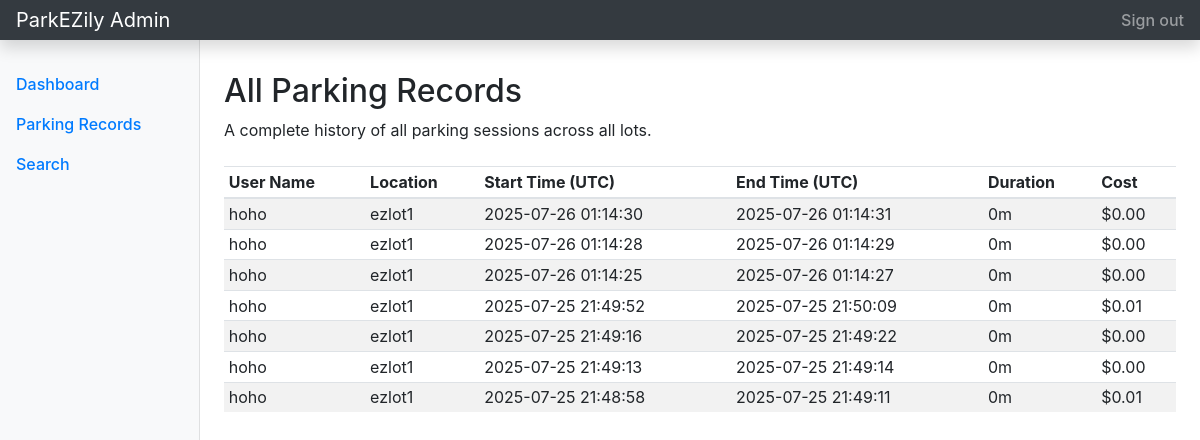
Before: /admin/records (signed in) with the older database file.
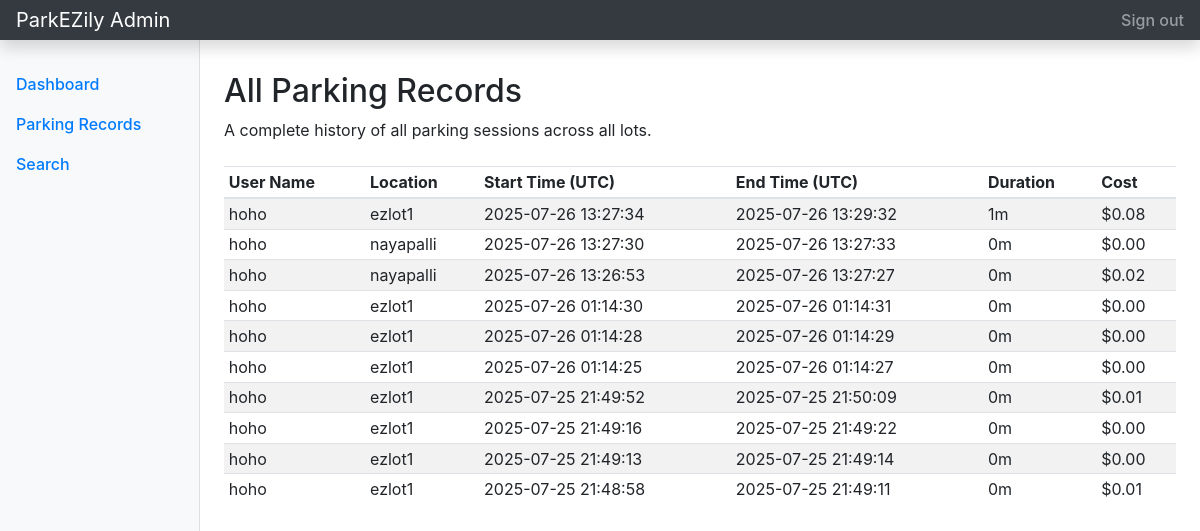
After: the same page with the newer database file.
### tables this page shows
CREATE TABLE reservation (
        id INTEGER PRIMARY KEY AUTOINCREMENT,
        user_id INTEGER NOT NULL,
        spot_id INTEGER NOT NULL,
        start_time DATETIME NOT NULL,
        end_time DATETIME,
        total_cost REAL,
        FOREIGN KEY (user_id) REFERENCES users(id),
        FOREIGN KEY (spot_id) REFERENCES parking_spot(id)
    );

CREATE TABLE users (
        id INTEGER PRIMARY KEY AUTOINCREMENT,
        name TEXT NOT NULL,
        email TEXT UNIQUE NOT NULL,
        password TEXT NOT NULL,
        role TEXT NOT NULL CHECK(role IN ('admin', 'user'))
    );

CREATE TABLE parking_lot (
        id INTEGER PRIMARY KEY AUTOINCREMENT,
        location_name TEXT NOT NULL,
        address TEXT NOT NULL,
        price_per_hour REAL NOT NULL,
        pin_code TEXT NOT NULL,
        max_spots INTEGER NOT NULL
    );

### controllers/admin.py (the view)
@adm_bp.route('/admin/records')
@login_req
def records():
    db = get_db()
    raw_records = db.execute(
        '''
        SELECT u.name, p.location_name, r.start_time, r.end_time, r.total_cost
        FROM reservation r
        JOIN users u ON r.user_id = u.id
        JOIN parking_spot ps ON r.spot_id = ps.id
        JOIN parking_lot p ON ps.lot_id = p.id
        ORDER BY r.start_time DESC
        '''
    ).fetchall()
    processed_records = []
    for rec in raw_records:
        rec_dict = dict(rec)
        rec_dict['duration'] = format_duration(rec['start_time'], rec['end_time'])
        processed_records.append(rec_dict)
    db.close()
    return render_template('admin/records.html', records=processed_records)

### controllers/admin.py (called while the page is built)
def get_db():
    db = sqlite3.connect(DB_FILE)
    db.row_factory = sqlite3.Row
    return db

def login_req(f):
    @wraps(f)
    def wrapper(*args, **kwargs):
        if 'user_role' not in session or session['user_role'] != 'admin':
            flash('Admin access is required for this page.', 'danger')
            return redirect(url_for('auth.login')) # CHANGE THIS LINE
        return f(*args, **kwargs)
    return wrapper

def format_duration(start, end):
    if not end:
        return "Active"
    start_dt = datetime.strptime(start, '%Y-%m-%d %H:%M:%S.%f')
    end_dt = datetime.strptime(end, '%Y-%m-%d %H:%M:%S.%f')
    delta = end_dt - start_dt
    hrs, rem = divmod(delta.seconds, 3600)
    mins, _ = divmod(rem, 60)
    if hrs > 0:
        return f"{hrs}h {mins}m"
    return f"{mins}m"

### templates/admin/records.html (shortened to what this page needs)
{% extends 'admin/admin_base.html' %}
{% block admin_main %}
<h1 class="h2">All Parking Records</h1>
<p>A complete history of all parking sessions across all lots.</p>
<div class="table-responsive mt-4">
    <table class="table table-striped table-sm">
        <thead>
            <tr>
                <th>User Name</th>
                <th>Location</th>
                <th>Start Time (UTC)</th>
                <th>End Time (UTC)</th>
                <th>Duration</th>
                <th>Cost</th>
            </tr>
        </thead>
        <tbody>
            {% for rec in records %}
            <tr>
                <td>{{ rec.name }}</td>
                <td>{{ rec.location_name }}</td>
                <td>{{ rec.start_time.split('.')[0] }}</td>
                <td>{{ rec.end_time.split('.')[0] if rec.end_time else 'Active' }}</td>
                <td>{{ rec.duration }}</td>
                <td>${{ "%.2f"|format(rec.total_cost) if rec.total_cost is not none else 'N/A' }}</td>
            </tr>
            {% else %}
            <tr>
                <td colspan="6" class="text-center">No parking records found.</td>
            </tr>
            {% endfor %}
        </tbody>
    </table>
</div>
{% endblock %}

Changed rows visible on the page:
added reservation: name "hoho", location_name "ezlot1", start_time "2025-07-26 13:27:34", end_time "2025-07-26 13:29:32", duration "1m", total_cost "0.08"
added reservation: name "hoho", location_name "nayapalli", start_time "2025-07-26 13:27:30", end_time "2025-07-26 13:27:33", duration "0m", total_cost "0.00"
added reservation: name "hoho", location_name "nayapalli", start_time "2025-07-26 13:26:53", end_time "2025-07-26 13:27:27", duration "0m", total_cost "0.02"
